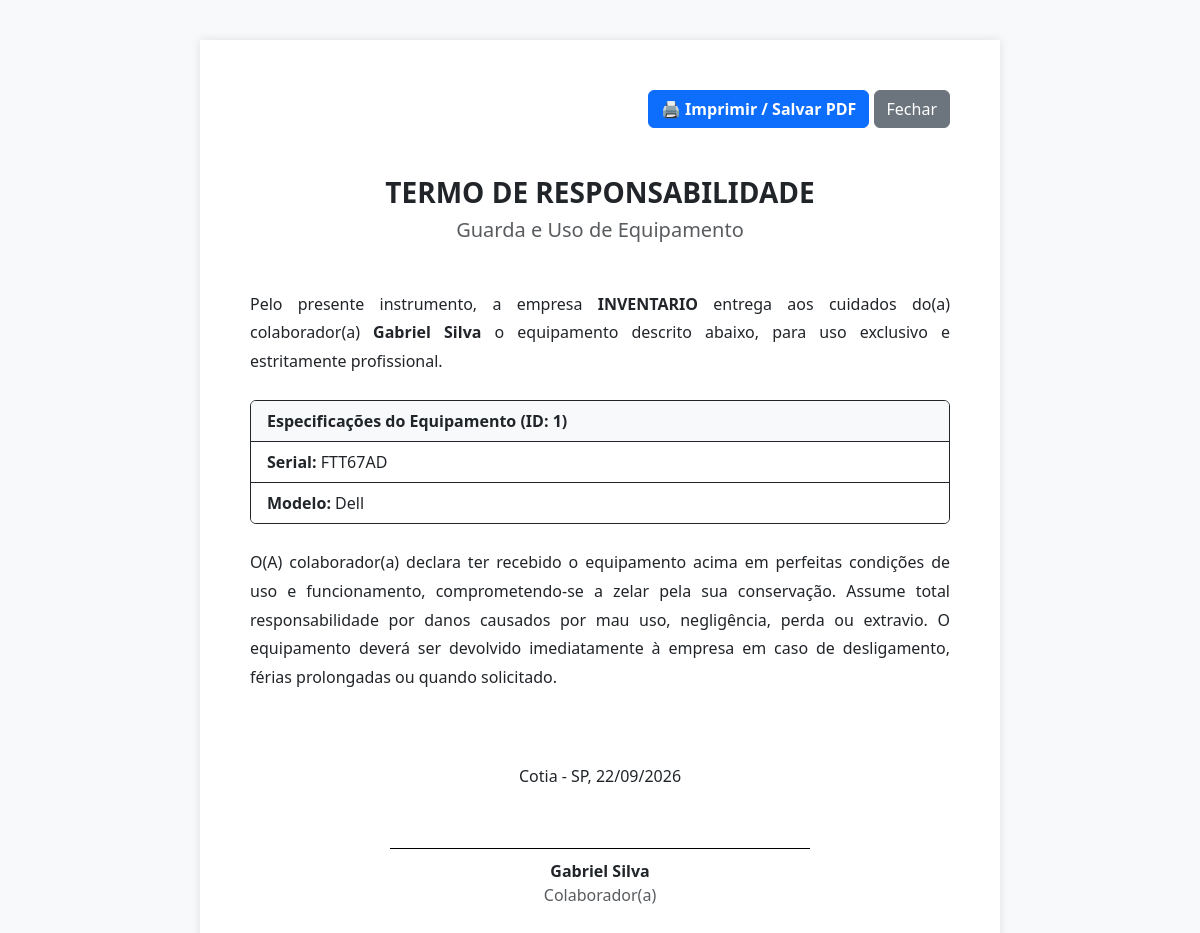
The page /inventario/termo/1 (signed in) on the database its author committed.
### models.py (models this page shows)
class Empresa(db.Model):
    id = db.Column(db.Integer, primary_key=True)
    nome = db.Column(db.String(100), nullable=False)
    form_schema = db.Column(db.JSON, default=list)
    funcionario_form_schema = db.Column(db.JSON, default=list)

class Funcionario(db.Model):
    id = db.Column(db.Integer, primary_key=True)
    nome = db.Column(db.String(100), nullable=False)
    empresa_id = db.Column(db.Integer, db.ForeignKey('empresa.id'), nullable=False)
    dados = db.Column(db.JSON, default=dict)
    equipamentos = db.relationship('InventarioItem', backref='funcionario_vinculado', lazy=True)

class InventarioItem(db.Model):
    id = db.Column(db.Integer, primary_key=True)
    empresa_id = db.Column(db.Integer, db.ForeignKey('empresa.id'), nullable=False)
    criado_por = db.Column(db.Integer, db.ForeignKey('user.id'), nullable=False)
    funcionario_id = db.Column(db.Integer, db.ForeignKey('funcionario.id'), nullable=True)
    status = db.Column(db.String(50), default='Em Estoque')
    dados = db.Column(db.JSON, default=dict)

### routes.py (the view)
@bp.route('/inventario/termo/<int:id>')
@login_required
@role_required('admin', 'colaborador', 'superadmin')
def gerar_termo(id):
    item = InventarioItem.query.get_or_404(id)
    if item.empresa_id != current_user.empresa_id:
        return "Acesso negado", 403
    if not item.funcionario_id:
        return "Erro: Este equipamento não está atribuído a nenhum funcionário.", 400
    empresa = Empresa.query.get(current_user.empresa_id)
    funcionario = Funcionario.query.get(item.funcionario_id)
    data_atual = date.today().strftime('%d/%m/%Y')
    return render_template(
        'termo_responsabilidade.html',
        item=item,
        empresa=empresa,
        funcionario=funcionario,
        data_atual=data_atual,
        schema=empresa.form_schema
    )

### app.py (called while the page is built)
def create_app():
    app = Flask(__name__)
    app.config['SECRET_KEY'] = 'SECRET-KEY-INVENTORY'
    basedir = os.path.abspath(os.path.dirname(__file__))
    app.config['SQLALCHEMY_DATABASE_URI'] = 'sqlite:///' + os.path.join(basedir, 'inventario.db')
    app.config['SQLALCHEMY_TRACK_MODIFICATIONS'] = False
    login_manager = LoginManager()
    login_manager.login_view = 'main.login' # Define para onde redirecionar se não estiver logado
    login_manager.init_app(app)
    @login_manager.user_loader
    def load_user(user_id):
        return User.query.get(int(user_id))
    db.init_app(app)
    app.register_blueprint(bp)
    with app.app_context():
        db.create_all() # Cria as tabelas na primeira execução
    return app

### routes.py (called while the page is built)
def role_required(*roles):
    def wrapper(fn):
        @wraps(fn)
        def decorated_view(*args, **kwargs):
            if current_user.role not in roles:
                return jsonify({'erro': 'Acesso negado'}), 403
            return fn(*args, **kwargs)
        return decorated_view
    return wrapper

### templates/termo_responsabilidade.html (shortened to what this page needs)
<!DOCTYPE html>
<html lang="pt-BR">
<head>
    <link href="https://cdn.jsdelivr.net/npm/bootstrap@5.3.2/dist/css/bootstrap.min.css" rel="stylesheet">
</head>
<body>
    <div class="documento-container">
        <div class="text-end mb-5 no-print">
            <button onclick="window.print()" class="btn btn-primary fw-bold">🖨️ Imprimir / Salvar PDF</button>
            <button onclick="window.close()" class="btn btn-secondary">Fechar</button>
        </div>
        <div class="text-center mb-5">
            <h3 class="fw-bold text-uppercase">Termo de Responsabilidade</h3>
            <h5 class="text-muted">Guarda e Uso de Equipamento</h5>
        </div>
        <p class="text-justify" style="line-height: 1.8; text-align: justify;">
            Pelo presente instrumento, a empresa <strong>{{ empresa.nome }}</strong> entrega aos cuidados do(a) colaborador(a) <strong>{{ funcionario.nome }}</strong> o equipamento descrito abaixo, para uso exclusivo e estritamente profissional.
        </p>
        <div class="card mb-4 border-dark mt-4">
            <div class="card-header bg-light border-dark fw-bold">Especificações do Equipamento (ID: {{ item.id }})</div>
            <ul class="list-group list-group-flush">
                {% for campo in schema %}
                    <li class="list-group-item border-dark">
                        <strong>{{ campo.nome_campo }}:</strong> {{ item.dados.get(campo.nome_campo, 'N/A') }}
                    </li>
                {% endfor %}
            </ul>
        </div>
        <p class="text-justify mt-4" style="line-height: 1.8; text-align: justify;">
            O(A) colaborador(a) declara ter recebido o equipamento acima em perfeitas condições de uso e funcionamento, comprometendo-se a zelar pela sua conservação. Assume total responsabilidade por danos causados por mau uso, negligência, perda ou extravio. O equipamento deverá ser devolvido imediatamente à empresa em caso de desligamento, férias prolongadas ou quando solicitado.
        </p>
        <div class="text-center mt-5 pt-4">
            <p>Cotia - SP, {{ data_atual }}</p>
            <div class="linha-assinatura"></div>
            <p class="mb-0 fw-bold">{{ funcionario.nome }}</p>
            <p class="text-muted">Colaborador(a)</p>
        </div>
    </div>
</body>
</html>

### templates/termo_responsabilidade.html (style rules this page uses)
body { background-color: #f8f9fa; }
.documento-container { max-width: 800px; margin: 40px auto; background: white; padding: 50px; box-shadow: 0 0 10px rgba(0,0,0,0.1); }
.linha-assinatura { border-bottom: 1px solid #000; width: 60%; margin: 60px auto 10px auto; }

### rows shown on the page
Empresa: nome "INVENTARIO"
Funcionario: nome "Gabriel Silva"
InventarioItem: id "1", dados.get "FTT67AD" "Dell"

### other values the page prints
{{ campo.nome_campo }} "Serial" "Modelo"
